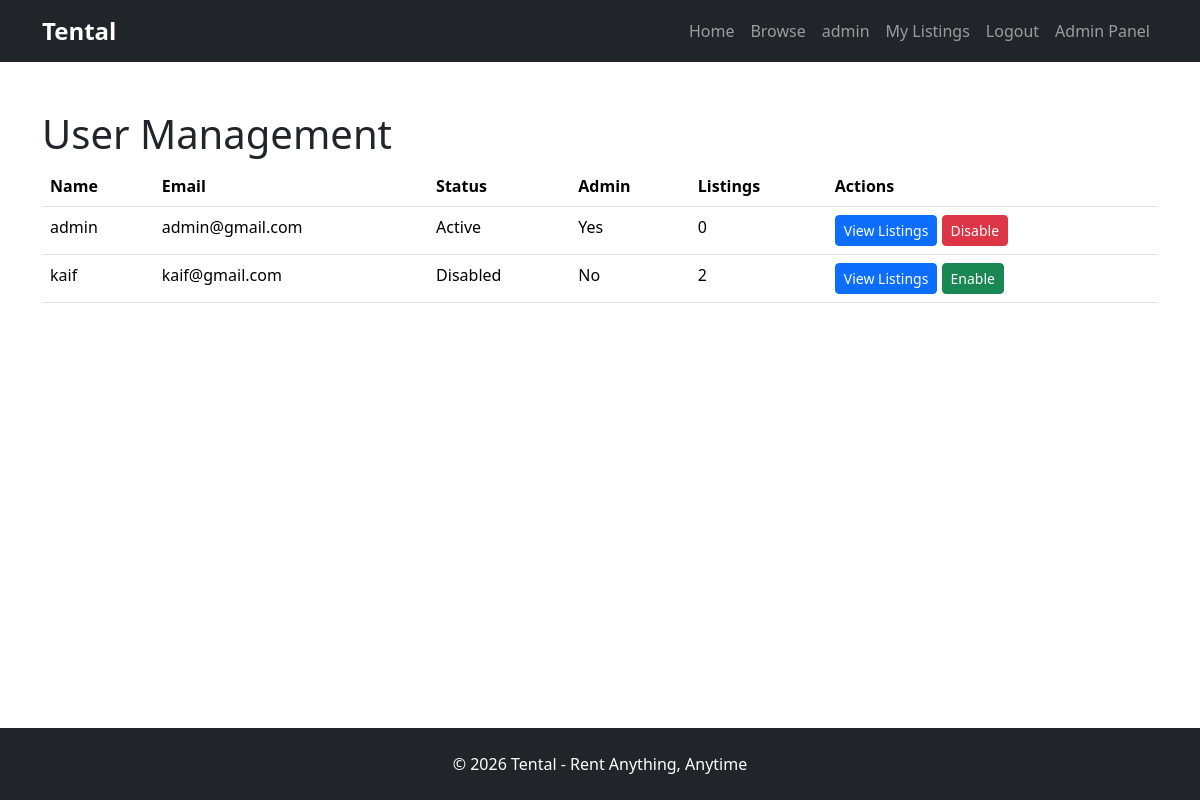
The app's page /admin/users (signed in) with its own data.
### models/user.py (models this page shows)
class User(UserMixin, db.Model):
    id = db.Column(db.Integer, primary_key=True)
    name = db.Column(
        db.String(100),
        nullable=False
    )
    email = db.Column(
        db.String(120),
        unique=True,
        nullable=False
    )
    password = db.Column(
        db.String(255),
        nullable=False
    )
    rentals = db.relationship(
        "RentalItem",
        backref="owner",
        lazy=True
    )
    is_admin = db.Column(
        db.Boolean,
        default=False
    )
    is_active_user = db.Column(
        db.Boolean,
        default=True
    )

### routes/main.py (the view)
@main.route("/admin/users")
@login_required
def admin_users():
    if not current_user.is_admin:
        return "Access Denied"
    users = User.query.all()
    return render_template(
        "admin_users.html",
        users=users
    )

### models/user.py (called while the page is built)
@login_manager.user_loader
def load_user(user_id):
    return User.query.get(int(user_id))

### templates/admin_users.html
{% extends "base.html" %} {% block content %}
<div class="container mt-5">
  <h1>User Management</h1>
  <table class="table">
    <thead>
      <tr>
        <th>Name</th>
        <th>Email</th>
        <th>Status</th>
        <th>Admin</th>
        <th>Listings</th>
        <th>Actions</th>
      </tr>
    </thead>
    <tbody>
      {% for user in users %}
      <tr>
        <td>{{ user.name }}</td>
        <td>{{ user.email }}</td>
        <td>
          {% if user.is_active_user %} Active {% else %} Disabled {% endif %}
        </td>
        <td>{% if user.is_admin %} Yes {% else %} No {% endif %}</td>
        <td>{{ user.rentals|length }}</td>
        <td>
          <a
            href="{{ url_for('main.user_listings', id=user.id) }}"
            class="btn btn-primary btn-sm"
          >
            View Listings
          </a>
          {% if user.is_active_user %}
          <a
            href="{{ url_for('main.disable_user', id=user.id) }}"
            class="btn btn-danger btn-sm"
          >
            Disable
          </a>
          {% else %}
          <a
            href="{{ url_for('main.enable_user', id=user.id) }}"
            class="btn btn-success btn-sm"
          >
            Enable
          </a>
          {% endif %}
        </td>
      </tr>
      {% endfor %}
    </tbody>
  </table>
</div>
{% endblock %}

### templates/base.html (shortened to what this page needs)
<!doctype html>
<html lang="en">
  <head>
    <link
      href="https://cdn.jsdelivr.net/npm/bootstrap@5.3.7/dist/css/bootstrap.min.css"
      rel="stylesheet"
    />
    <link
      rel="stylesheet"
      href="{{ url_for('static', filename='css/style.css') }}"
    />
  </head>
  <body>
    <nav class="navbar navbar-expand-lg navbar-dark bg-dark">
      <div class="container">
        <a class="navbar-brand" href="#">Tental</a>
        <div class="navbar-nav ms-auto">
          <a class="nav-link" href="{{ url_for('main.home') }}">Home</a>
          <a class="nav-link" href="{{ url_for('main.browse') }}">Browse</a>
          {% if current_user.is_authenticated %}
          <span class="nav-link"> {{ current_user.name }} </span>
          <a class="nav-link" href="{{ url_for('main.my_listings') }}">
            My Listings
          </a>
          <a class="nav-link" href="{{ url_for('auth.logout') }}"> Logout </a>
          {% if current_user.is_authenticated and current_user.is_admin %}
          <a class="nav-link" href="{{ url_for('main.admin_dashboard') }}">
            Admin Panel
          </a>
          {% endif %} {% else %}
          <a class="nav-link" href="{{ url_for('auth.login') }}"> Login </a>
          <a class="nav-link" href="{{ url_for('auth.register') }}">
            Register
          </a>
          {% endif %}
        </div>
      </div>
    </nav>
    <main class="flex-grow-1">{% block content %} {% endblock %}</main>
    <footer id="footer-section" class="bg-dark text-white text-center py-4">
      <p class="mb-0">© 2026 Tental - Rent Anything, Anytime</p>
    </footer>
  </body>
</html>

### static/css/style.css (style rules this page uses)
:root { --primary-color: #2E8B57; --secondary-color: #1E293B; }
html, body { height: 100%; }
body { display: flex; flex-direction: column; }
#footer-section { margin-top: auto; }
.navbar-brand { font-size: 1.5rem; font-weight: 700; }

### records on screen
User: name "admin", email "admin@gmail.com", is_active_user "Active", is_admin "Yes", rentals|length "0"
User: name "kaif", email "kaif@gmail.com", is_active_user "Disabled", is_admin "No", rentals|length "2"
